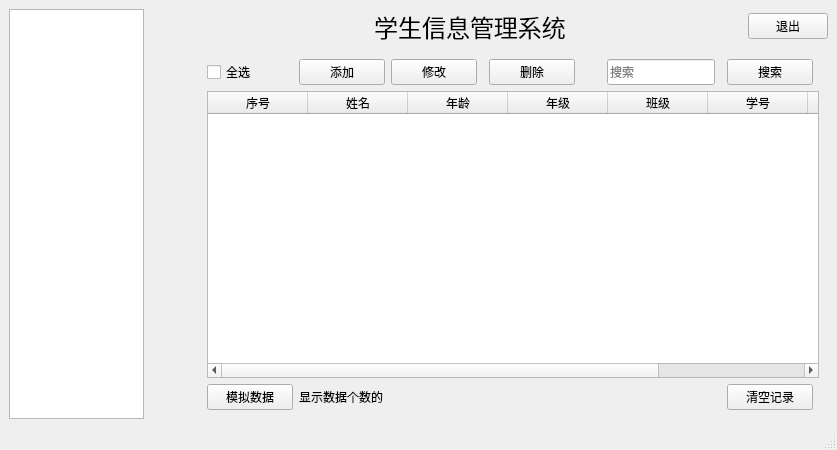
<?xml version="1.0" encoding="UTF-8"?>
<ui version="4.0">
 <class>MainWindow</class>
 <widget class="QMainWindow" name="MainWindow">
  <property name="geometry">
   <rect>
    <x>0</x>
    <y>0</y>
    <width>837</width>
    <height>450</height>
   </rect>
  </property>
  <property name="minimumSize">
   <size>
    <width>1</width>
    <height>1</height>
   </size>
  </property>
  <property name="windowTitle">
   <string>学生信息管理系统</string>
  </property>
  <property name="windowIcon">
   <iconset resource="res.qrc">
    <normaloff>:/student.png</normaloff>:/student.png</iconset>
  </property>
  <property name="toolTip">
   <string>这是学生管理</string>
  </property>
  <property name="styleSheet">
   <string notr="true"/>
  </property>
  <widget class="QWidget" name="centralwidget">
   <property name="styleSheet">
    <string notr="true"/>
   </property>
   <layout class="QHBoxLayout" name="horizontalLayout_2">
    <item>
     <widget class="QTreeWidget" name="treeWidget">
      <property name="sizePolicy">
       <sizepolicy hsizetype="Expanding" vsizetype="Expanding">
        <horstretch>0</horstretch>
        <verstretch>0</verstretch>
       </sizepolicy>
      </property>
      <property name="minimumSize">
       <size>
        <width>130</width>
        <height>0</height>
       </size>
      </property>
      <property name="maximumSize">
       <size>
        <width>135</width>
        <height>16777215</height>
       </size>
      </property>
      <property name="styleSheet">
       <string notr="true"/>
      </property>
      <attribute name="headerVisible">
       <bool>false</bool>
      </attribute>
      <column>
       <property name="text">
        <string notr="true">1</string>
       </property>
      </column>
     </widget>
    </item>
    <item>
     <spacer name="horizontalSpacer_4">
      <property name="orientation">
       <enum>Qt::Horizontal</enum>
      </property>
      <property name="sizeType">
       <enum>QSizePolicy::Fixed</enum>
      </property>
      <property name="sizeHint" stdset="0">
       <size>
        <width>48</width>
        <height>20</height>
       </size>
      </property>
     </spacer>
    </item>
    <item>
     <layout class="QVBoxLayout" name="verticalLayout">
      <item>
       <layout class="QHBoxLayout" name="horizontalLayout">
        <item>
         <spacer name="horizontalSpacer">
          <property name="orientation">
           <enum>Qt::Horizontal</enum>
          </property>
          <property name="sizeHint" stdset="0">
           <size>
            <width>172</width>
            <height>20</height>
           </size>
          </property>
         </spacer>
        </item>
        <item>
         <widget class="QLabel" name="label_2">
          <property name="font">
           <font>
            <pointsize>18</pointsize>
           </font>
          </property>
          <property name="text">
           <string>学生信息管理系统</string>
          </property>
          <property name="alignment">
           <set>Qt::AlignCenter</set>
          </property>
         </widget>
        </item>
        <item>
         <spacer name="horizontalSpacer_3">
          <property name="orientation">
           <enum>Qt::Horizontal</enum>
          </property>
          <property name="sizeHint" stdset="0">
           <size>
            <width>173</width>
            <height>20</height>
           </size>
          </property>
         </spacer>
        </item>
        <item>
         <widget class="QPushButton" name="btn_exit">
          <property name="sizePolicy">
           <sizepolicy hsizetype="Preferred" vsizetype="Fixed">
            <horstretch>0</horstretch>
            <verstretch>0</verstretch>
           </sizepolicy>
          </property>
          <property name="minimumSize">
           <size>
            <width>0</width>
            <height>0</height>
           </size>
          </property>
          <property name="maximumSize">
           <size>
            <width>16777215</width>
            <height>16777215</height>
           </size>
          </property>
          <property name="styleSheet">
           <string notr="true"/>
          </property>
          <property name="text">
           <string>退出</string>
          </property>
          <property name="main_btn_exit" stdset="0">
           <string>main</string>
          </property>
         </widget>
        </item>
       </layout>
      </item>
      <item>
       <widget class="QStackedWidget" name="stackedWidget">
        <property name="currentIndex">
         <number>1</number>
        </property>
        <widget class="QWidget" name="page"/>
        <widget class="QWidget" name="page_2">
         <layout class="QGridLayout" name="gridLayout_4">
          <item row="0" column="4">
           <widget class="QPushButton" name="btn_del">
            <property name="sizePolicy">
             <sizepolicy hsizetype="Expanding" vsizetype="Fixed">
              <horstretch>0</horstretch>
              <verstretch>0</verstretch>
             </sizepolicy>
            </property>
            <property name="styleSheet">
             <string notr="true"/>
            </property>
            <property name="text">
             <string>删除</string>
            </property>
            <property name="main_btn" stdset="0">
             <string>main</string>
            </property>
           </widget>
          </item>
          <item row="0" column="2">
           <widget class="QPushButton" name="btn_update">
            <property name="sizePolicy">
             <sizepolicy hsizetype="Expanding" vsizetype="Fixed">
              <horstretch>0</horstretch>
              <verstretch>0</verstretch>
             </sizepolicy>
            </property>
            <property name="styleSheet">
             <string notr="true"/>
            </property>
            <property name="text">
             <string>修改</string>
            </property>
            <property name="main_btn" stdset="0">
             <string>main</string>
            </property>
           </widget>
          </item>
          <item row="0" column="0">
           <widget class="QCheckBox" name="checkBox">
            <property name="text">
             <string>全选</string>
            </property>
           </widget>
          </item>
          <item row="3" column="1">
           <widget class="QLabel" name="lb_cnt">
            <property name="text">
             <string>显示数据个数的</string>
            </property>
           </widget>
          </item>
          <item row="0" column="8">
           <widget class="QPushButton" name="btn_search">
            <property name="sizePolicy">
             <sizepolicy hsizetype="Expanding" vsizetype="Fixed">
              <horstretch>0</horstretch>
              <verstretch>0</verstretch>
             </sizepolicy>
            </property>
            <property name="styleSheet">
             <string notr="true"/>
            </property>
            <property name="text">
             <string>搜索</string>
            </property>
            <property name="main_btn" stdset="0">
             <string>main</string>
            </property>
           </widget>
          </item>
          <item row="3" column="0">
           <widget class="QPushButton" name="btn_simulation">
            <property name="sizePolicy">
             <sizepolicy hsizetype="Expanding" vsizetype="Fixed">
              <horstretch>0</horstretch>
              <verstretch>0</verstretch>
             </sizepolicy>
            </property>
            <property name="styleSheet">
             <string notr="true"/>
            </property>
            <property name="text">
             <string>模拟数据</string>
            </property>
            <property name="main_btn" stdset="0">
             <string>main</string>
            </property>
           </widget>
          </item>
          <item row="2" column="0" colspan="10">
           <widget class="QTableWidget" name="tableWidget">
            <property name="styleSheet">
             <string notr="true"/>
            </property>
            <attribute name="horizontalHeaderShowSortIndicator" stdset="0">
             <bool>false</bool>
            </attribute>
            <attribute name="horizontalHeaderStretchLastSection">
             <bool>false</bool>
            </attribute>
            <attribute name="verticalHeaderVisible">
             <bool>false</bool>
            </attribute>
            <column>
             <property name="text">
              <string>序号</string>
             </property>
            </column>
            <column>
             <property name="text">
              <string>姓名</string>
             </property>
            </column>
            <column>
             <property name="text">
              <string>年龄</string>
             </property>
            </column>
            <column>
             <property name="text">
              <string>年级</string>
             </property>
            </column>
            <column>
             <property name="text">
              <string>班级</string>
             </property>
            </column>
            <column>
             <property name="text">
              <string>学号</string>
             </property>
            </column>
            <column>
             <property name="text">
              <string>电话</string>
             </property>
            </column>
            <column>
             <property name="text">
              <string>微信</string>
             </property>
            </column>
           </widget>
          </item>
          <item row="0" column="1">
           <widget class="QPushButton" name="btn_add">
            <property name="sizePolicy">
             <sizepolicy hsizetype="Expanding" vsizetype="Fixed">
              <horstretch>0</horstretch>
              <verstretch>0</verstretch>
             </sizepolicy>
            </property>
            <property name="styleSheet">
             <string notr="true"/>
            </property>
            <property name="text">
             <string>添加</string>
            </property>
            <property name="main_btn" stdset="0">
             <string>main</string>
            </property>
           </widget>
          </item>
          <item row="0" column="5">
           <spacer name="horizontalSpacer_2">
            <property name="orientation">
             <enum>Qt::Horizontal</enum>
            </property>
            <property name="sizeType">
             <enum>QSizePolicy::Fixed</enum>
            </property>
            <property name="sizeHint" stdset="0">
             <size>
              <width>20</width>
              <height>20</height>
             </size>
            </property>
           </spacer>
          </item>
          <item row="0" column="6">
           <widget class="QLineEdit" name="le_search">
            <property name="minimumSize">
             <size>
              <width>0</width>
              <height>0</height>
             </size>
            </property>
            <property name="maximumSize">
             <size>
              <width>300</width>
              <height>50</height>
             </size>
            </property>
            <property name="toolTip">
             <string>11</string>
            </property>
            <property name="placeholderText">
             <string>搜索</string>
            </property>
           </widget>
          </item>
          <item row="3" column="8">
           <widget class="QPushButton" name="btn_clear">
            <property name="sizePolicy">
             <sizepolicy hsizetype="Expanding" vsizetype="Fixed">
              <horstretch>0</horstretch>
              <verstretch>0</verstretch>
             </sizepolicy>
            </property>
            <property name="text">
             <string>清空记录</string>
            </property>
            <property name="main_btn" stdset="0">
             <string>main</string>
            </property>
           </widget>
          </item>
         </layout>
        </widget>
       </widget>
      </item>
     </layout>
    </item>
   </layout>
  </widget>
  <widget class="QMenuBar" name="menubar">
   <property name="geometry">
    <rect>
     <x>0</x>
     <y>0</y>
     <width>837</width>
     <height>17</height>
    </rect>
   </property>
  </widget>
  <widget class="QStatusBar" name="statusbar"/>
 </widget>
 <resources>
  <include location="res.qrc"/>
 </resources>
 <connections>
  <connection>
   <sender>btn_exit</sender>
   <signal>clicked()</signal>
   <receiver>MainWindow</receiver>
   <slot>close()</slot>
   <hints>
    <hint type="sourcelabel">
     <x>613</x>
     <y>39</y>
    </hint>
    <hint type="destinationlabel">
     <x>332</x>
     <y>198</y>
    </hint>
   </hints>
  </connection>
 </connections>
</ui>
